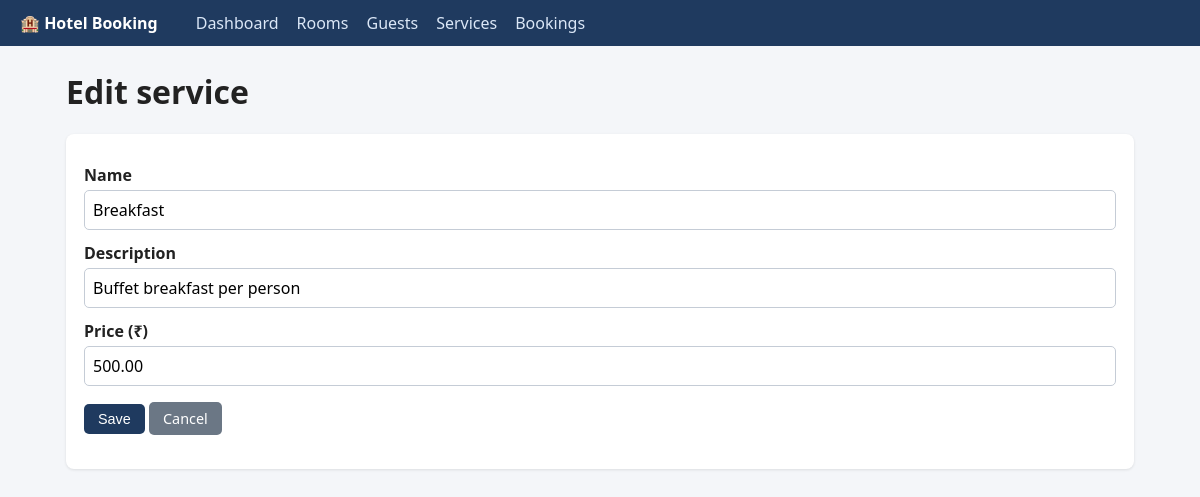
Screenshot of /services/form.php?id=1 with the database file from the repository.
### tables this page shows
CREATE TABLE services (
  service_id   INT UNSIGNED NOT NULL AUTO_INCREMENT,
  name         VARCHAR(100) NOT NULL,
  description  VARCHAR(255) NULL,
  price        DECIMAL(10,2) NOT NULL,
  created_at   TIMESTAMP NOT NULL DEFAULT CURRENT_TIMESTAMP,
  updated_at   TIMESTAMP NOT NULL DEFAULT CURRENT_TIMESTAMP ON UPDATE CURRENT_TIMESTAMP,
  PRIMARY KEY (service_id),
  UNIQUE KEY uq_service_name (name),
  CONSTRAINT chk_service_price CHECK (price >= 0)
);

### includes/functions.php (called while the page is built, shortened)
<?php
function h($v) { return htmlspecialchars((string)$v, ENT_QUOTES, 'UTF-8'); }

### services/form.php (the view, shortened to what this page needs)
<?php
require __DIR__ . '/../config.php';
$id = (int)($_GET['id'] ?? 0);
$sv = ['name' => '', 'description' => '', 'price' => ''];
if ($id) {
    $s = $pdo->prepare("SELECT * FROM services WHERE service_id = ?");
    $s->execute([$id]);
    $sv = $s->fetch();
}
$title = $id ? 'Edit service' : 'Add service';
require __DIR__ . '/../includes/header.php';
?>
<h1><?= h($title) ?></h1>
<form method="post" class="card">
  <label>Name</label><input name="name" value="<?= h($sv['name']) ?>" required maxlength="100">
  <label>Description</label><input name="description" value="<?= h($sv['description']) ?>" maxlength="255">
  <label>Price (₹)</label><input type="number" step="0.01" min="0" name="price" value="<?= h($sv['price']) ?>" required>
  <p><button class="btn">Save</button> <a class="btn grey" href="index.php">Cancel</a></p>
</form>
<?php require __DIR__ . '/../includes/footer.php'; ?>

### assets/style.css (style rules this page uses)
* { box-sizing:border-box }
body { font-family:system-ui,Segoe UI,Arial,sans-serif;margin:0;background:#f4f6f9;color:#222 }
h1 { margin-top:0 }
.card { background:#fff;border-radius:8px;padding:18px;box-shadow:0 1px 3px rgba(0,0,0,.1);margin-bottom:20px }
.btn { display:inline-block;background:#1f3a5f;color:#fff;border:0;padding:7px 14px;border-radius:5px;text-decoration:none;cursor:pointer;font-size:.9em }
.btn.grey { background:#6b7785 }
label { display:block;margin:12px 0 4px;font-weight:600 }
input,select,textarea { width:100%;padding:8px;border:1px solid #c5ccd6;border-radius:5px;font:inherit }

### rows the page displays
services: name "Breakfast", description "Buffet breakfast per person", price "500.00"

### other values shown
$title "Edit service"
